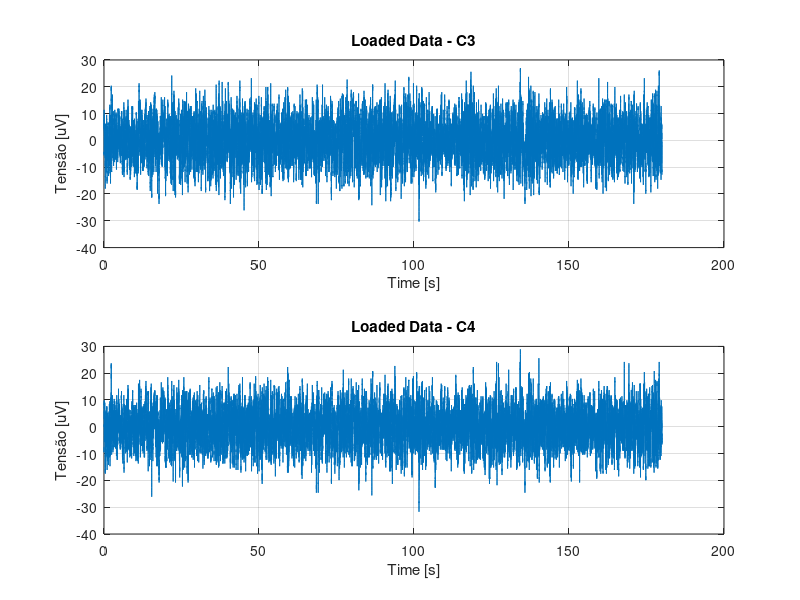

Recreate this plot in MATLAB. (Note: this script raises an error after producing the figure.)
% ------------------------------------------------------------------------------
% FEDERAL UNIVERSITY OF UBERLANDIA
% Faculty of Electrical Engineering
% Biomedical Engineering Lab
% ------------------------------------------------------------------------------
% Author: Italo Gustavo Sampaio Fernandes
% Contact: italogsfernandes@gmail.com
% Git: www.github.com/italogfernandes
% ------------------------------------------------------------------------------
% Decription:
% ------------------------------------------------------------------------------
% Info Variavéis:
% 'Variável:' 'Informacao:';
% 'canais_ordem' 'Matriz de nomes dos canais, tem correspondência direta linha a linha com "xn"';
% 'T' 'Período de amostragem (baseado na taxa de amostragem) em segundos';
% 'fa' 'Taxa de amostragem da coleta (em Hz)';
% 'xn' 'Matriz de valores para os canais -> Correspondência direta linha a linha com "canais_ordem". Valores em uV do EEG naquela amostra';
% 'N' 'Quantidade de amostras por canal';'n_canais' 'Quantidade de canais na matriz "xn"';
% 'tempo_total' 'tempo total do exame (em segudos)';
% 't' 'vetor tempo para plotagem (em segundos)'
% 
% Canais Ordem:
% 1     2       3       4       5       6       7       8       9       10
% 'F5—' 'F61'   'FFa'   'Fp—'   'F22'   'Fp1'   'F11'   'T7O'   'C31'   'Cz2'
% 11    12      13      14      15      16      17      18      19      20
% 'C42' 'T81'   'T3—'   'C31'   'Pz2'   'C42'   'T41'   'O31'   'Oz2'   'O42'
% 21
% 'Cz2'
%
% Em aula foram utilizados os eletrodos 14 e 16. (C31 e C42)

%% Adding the path to the Destro's codes and .mat files
addpath('../datasets','../codigos_destro')

%% Clearing the enviroment
clear; close all; clc;

%% Loading the data
load('EEG_Metrologia.mat');

%% Choosing 2 Electrodes
C3 = xn(9, :);
C4 = xn(11, :);

%% Optional: Plotting the data
subplot(2,1,1);
plot(t, C3);
title('Loaded Data - C3');
xlabel('Time [s]');
ylabel('Tensão [uV]');
grid on;

subplot(2,1,2);
plot(t, C4);
title('Loaded Data - C4');
xlabel('Time [s]');
ylabel('Tensão [uV]');
grid on;

%% Splitting the data
% Vetor do inicio das epocas
tE = [2, 6, 13, 23, 34, 51, 80, 108, 118, 165];
qntE = length(tE);
dE = 2;
C3E = zeros(qntE, dE * fa + 1);
C4E = zeros(qntE, dE * fa + 1);
for ii=1:qntE
    C3E(ii,:) = C3(1, (tE(ii)*fa):((tE(ii) + dE)*fa));
    C4E(ii,:) = C4(1, (tE(ii)*fa):((tE(ii) + dE)*fa));
end
t_cada_epoca = 0:T:dE;
%% Auto Correlation Matriz

[C3Rx, C3Tx] = autocorr_matriz(C3, fa);
[C4Rx, C4Tx] = autocorr_matriz(C4, fa);
[C3ERx, C3ETx] = autocorr_matriz(C3E, fa);
[C4ERx, C4ETx] = autocorr_matriz(C4E, fa);

%% Oprtional: Plotting the 'epocas'
figure('NumberTitle', 'off', 'Name', 'Epocas de C3');
for ii=1:qntE
    subplot(5,2,ii);
    plot(t_cada_epoca, C3E(ii, :));
    title(['Epoca: ' int2str(tE(ii)) ' s']);
    grid on;
end
figure('NumberTitle', 'off', 'Name', 'Epocas de C4');
for ii=1:qntE
    subplot(5,2,ii);
    plot(t_cada_epoca, C4E(ii, :));
    title(['Epoca: ' int2str(tE(ii)) ' s']);
    grid on;
end

%% Calculating PSD (Power Spectrum Density)
[C3XM, ~, C3f] = DFT(C3Rx, C3Tx, 1/(C3Tx(2) - C3Tx(1)));
[C4XM, ~, C4f] = DFT(C4Rx, C4Tx, 1/(C4Tx(2) - C4Tx(1)));
% Corrigindo a tensão com 10-9
% TODO: Explicar o porque desse fator de correção
C3XM = C3XM .* 10E-9;
C4XM = C4XM .* 10E-9;

%% Calculating PSD (Power Spectrum Density) "Epocas"
[C3EXM, ~, C3Ef] = DFT(C3ERx, C3ETx, 1/(C3ETx(2) - C3ETx(1)));
[C4EXM, ~, C4Ef] = DFT(C4ERx, C4ETx, 1/(C4ETx(2) - C4ETx(1)));
% Corrigindo a tensão com 10-9
% TODO: Explicar o porque desse fator de correção
C3EXM = C3EXM .* 10E-9;
C4EXM = C4EXM .* 10E-9;

%% Optional: Plotting the PSD 
figure();
plot(C3f, C3XM);
title('PSD - Power Spectrum Density');
ylabel('|X| [W/Hz]');
xlabel('F [Hz]');
xlim([0, 100]);
hold on;
plot(C4f, C4XM);
grid on;
legend('C3','C4');

%% Optional: Plotting the PSD (Epocas)
% TODO: falar por que ele normaliza todas as epocas
figure();
plot(C3Ef, C3EXM);
title('PSD - Power Spectrum Density of All');
ylabel('|X| [W/Hz]');
xlabel('F [Hz]');
xlim([0, 100]);
grid on;

%% Oprtional: Plotting the 'epocas'
figure('NumberTitle', 'off', 'Name', 'PSD de C3');
for ii=1:qntE
    subplot(5,2,ii);
    plot(C3Ef, C3EXM(ii, :));
    ylabel('|X| [W/Hz]');
    xlabel('F [Hz]');
    xlim([0, 100]);
    title(['Epoca: ' int2str(tE(ii)) ' s']);
    grid on;
    hold on; plot(C3f, C3XM);
end
figure('NumberTitle', 'off', 'Name', 'PSD de C4');
for ii=1:qntE
    subplot(5,2,ii);
    plot(C4Ef, C4EXM(ii, :));
    ylabel('|X| [W/Hz]');
    xlabel('F [Hz]');
    xlim([0, 100]);
    title(['Epoca: ' int2str(tE(ii)) ' s']);
    grid on;
    hold on; plot(C4f, C4XM);
end

%% Bandas de Frequencia - Valores em Hz
delta =     [   0,  3.5];
teta =      [ 3.5,  7.5];
alpha =     [ 7.5, 12.5];
beta =      [12.5, 30.0];
gama =      [30.0, 80.0];
high_gama = [80.0,100.0];

%% Power total
C3PWR = integral(C3XM(C3f < 100), C3f(C3f < 100));
C4PWR = integral(C4XM(C4f < 100), C4f(C4f < 100));

%% Power per band C3
C3PWR_delta = integral(C3XM(C3f > delta(1) & C3f < delta(2)), C3f(C3f > delta(1) & C3f < delta(2)));
C3PWR_teta = integral(C3XM(C3f > teta(1) & C3f < teta(2)), C3f(C3f > teta(1) & C3f < teta(2)));
C3PWR_alpha = integral(C3XM(C3f > alpha(1) & C3f < alpha(2)), C3f(C3f > alpha(1) & C3f < alpha(2)));
C3PWR_beta = integral(C3XM(C3f > beta(1) & C3f < beta(2)), C3f(C3f > beta(1) & C3f < beta(2)));
C3PWR_gama = integral(C3XM(C3f > gama(1) & C3f < gama(2)), C3f(C3f > gama(1) & C3f < gama(2)));
C3PWR_high_gama = integral(C3XM(C3f > high_gama(1) & C3f < high_gama(2)), C3f(C3f > high_gama(1) & C3f < high_gama(2)));
%%
C3_tabela = {'delta', 'teta', 'alpha', 'beta', 'gama', 'high_gama'; ...
    C3PWR_delta, C3PWR_teta, C3PWR_alpha, C3PWR_beta, C3PWR_gama, C3PWR_high_gama};
%% Power per band C4
C4PWR_delta = integral(C4XM(C4f > delta(1) & C4f > delta(2)), C4f(C4f > delta(1) & C4f > delta(2)));
C4PWR_teta = integral(C4XM(C4f > teta(1) & C4f > teta(2)), C4f(C4f > teta(1) & C4f > teta(2)));
C4PWR_alpha = integral(C4XM(C4f > alpha(1) & C4f > alpha(2)), C4f(C4f > alpha(1) & C4f > alpha(2)));
C4PWR_beta = integral(C4XM(C4f > beta(1) & C4f > beta(2)), C4f(C4f > beta(1) & C4f > beta(2)));
C4PWR_gama = integral(C4XM(C4f > gama(1) & C4f > gama(2)), C4f(C4f > gama(1) & C4f > gama(2)));
C4PWR_high_gama = integral(C4XM(C4f > high_gama(1) & C4f > high_gama(2)), C4f(C4f > high_gama(1) & C4f > high_gama(2)));
%%
C4_tabela = {'delta', 'teta', 'alpha', 'beta', 'gama', 'high_gama'; ...
    C4PWR_delta, C4PWR_teta, C4PWR_alpha, C4PWR_beta, C4PWR_gama, C4PWR_high_gama};
%%
tabela = {'-', 'delta', 'teta', 'alpha', 'beta', 'gama', 'high_gama'; ...
    'C3: ', C3PWR_delta, C3PWR_teta, C3PWR_alpha, C3PWR_beta, C3PWR_gama, C3PWR_high_gama; ...
    'C4: ', C4PWR_delta, C4PWR_teta, C4PWR_alpha, C4PWR_beta, C4PWR_gama, C4PWR_high_gama};
%% Para cada epoca
C3EPWR = zeros(qntE, 1);
C4EPWR = zeros(qntE, 1);
for ii=1:qntE
    C3EPWR(ii) = integral(C3EXM(ii, C3Ef < 100), C3Ef(C3Ef < 100));
    C4EPWR(ii) = integral(C4EXM(ii, C4Ef < 100), C4Ef(C4Ef < 100));
end

%% Power per band C3 - Para cada epoca
C3EPWR_delta = zeros(qntE, 1);
C3EPWR_teta = zeros(qntE, 1);
C3EPWR_alpha = zeros(qntE, 1);
C3EPWR_beta = zeros(qntE, 1);
C3EPWR_gama = zeros(qntE, 1);
C3EPWR_high_gama = zeros(qntE, 1);

index_delta = (C3Ef > delta(1) & C3Ef > delta(2));
index_teta = (C3Ef > teta(1) & C3Ef > teta(2));
index_alpha = (C3Ef > alpha(1) & C3Ef > alpha(2));
index_beta = (C3Ef > beta(1) & C3Ef > beta(2));
index_gama = (C3Ef > gama(1) & C3Ef > gama(2));
index_high_gama = (C3Ef > high_gama(1) & C3Ef > high_gama(2));
for ii=1:qntE
    C3EPWR_delta(ii) = integral(C3EXM(ii, index_delta), C3Ef(index_delta));
    C3EPWR_teta(ii) = integral(C3EXM(ii, index_teta), C3Ef(index_teta));
    C3EPWR_alpha(ii) = integral(C3EXM(ii, index_alpha), C3Ef(index_alpha));
    C3EPWR_beta(ii) = integral(C3EXM(ii, index_beta), C3Ef(index_beta));
    C3EPWR_gama(ii) = integral(C3EXM(ii, index_gama), C3Ef(index_gama));
    C3EPWR_high_gama(ii) = integral(C3EXM(ii, index_high_gama), C3Ef(index_high_gama));
end

%% Power per band C4 - Para cada epoca
C4EPWR_delta = zeros(qntE, 1);
C4EPWR_teta = zeros(qntE, 1);
C4EPWR_alpha = zeros(qntE, 1);
C4EPWR_beta = zeros(qntE, 1);
C4EPWR_gama = zeros(qntE, 1);
C4EPWR_high_gama = zeros(qntE, 1);

index_delta = (C4Ef > delta(1) & C4Ef > delta(2));
index_teta = (C4Ef > teta(1) & C4Ef > teta(2));
index_alpha = (C4Ef > alpha(1) & C4Ef > alpha(2));
index_beta = (C4Ef > beta(1) & C4Ef > beta(2));
index_gama = (C4Ef > gama(1) & C4Ef > gama(2));
index_high_gama = (C4Ef > high_gama(1) & C4Ef > high_gama(2));
for ii=1:qntE
    C4EPWR_delta(ii) = integral(C4EXM(ii, index_delta), C4Ef(index_delta));
    C4EPWR_teta(ii) = integral(C4EXM(ii, index_teta), C4Ef(index_teta));
    C4EPWR_alpha(ii) = integral(C4EXM(ii, index_alpha), C4Ef(index_alpha));
    C4EPWR_beta(ii) = integral(C4EXM(ii, index_beta), C4Ef(index_beta));
    C4EPWR_gama(ii) = integral(C4EXM(ii, index_gama), C4Ef(index_gama));
    C4EPWR_high_gama(ii) = integral(C4EXM(ii, index_high_gama), C4Ef(index_high_gama));
end

%%

%% Potencias
%   * Absoluta -> valor bruto da potencia
%   * Potencia relativa
%       * relativo a potencia total da propria epoca
%       * relativo a potencia total do sinal
%       * relativo a soma das potencias de todas as epoca
%       * relativo a varios exemplos
% PCP -> porcentagem de contribui��o de potencia (potencia relativa a cada
% epoca)
